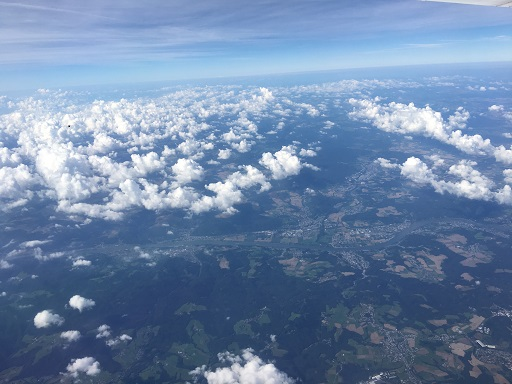
#> input picture resources/clouds.jpg, 512 x 384 px; its folder holds only this picture in this run
$ python -i GradienteImagen.py   (imports and definitions only)
#> lines starting #> are read from the running program, lines starting #| are printed output that depends on the picture; after the words box and inside, x2 and y2 are one past the last pixel; in counts of white or black regions, pixels touching at a corner belong together
#Tkinter para diseño de GUI
from tkinter import filedialog
from tkinter import *

#Libreria para manipulación de imágenes en GUI
from PIL import Image
from PIL import ImageTk

#OpenCV para manipulación de imagenes
import cv2

#Cálculos
import numpy as np

#Función para realizar gradiente automático
#Recibe la imagen a convertir, sigma = 0.33 no recuerdo porque, probar con 0
def AutoCanny(image, sigma=0):

    #Obtiene la media de la intensidad de los pixeles en la imagen
    v = np.median(image)

    #Aplica detección automática usando como paramétros la media
    minim = int(max(0, (1.0 - sigma)*v ))
    maxim = int(min(255, (1.0 + sigma)*v ))
    edgeImage = cv2.Canny(image, minim, maxim)

    #retorna la imagen transformada
    return edgeImage


#Función para obtener imagen mediante su ruta
def SelectImage():

    #contenedores de imagenenes, (original y modificada)
    global panelA, panelB

    #imagen guardada en su ruta
    path = filedialog.askopenfilename()
#> the answer given: resources/clouds.jpg

    #Validar si se seleccionó una imagen
    if len(path) > 0:

        #Se carga la imagen
        image = cv2.imread(path)
#> image is the input picture: shape (384, 512, 3); mean B, G, R 167.8, 134.4, 110.1

        #Conversión de la imagen a escala de grises
        #1
        grayImage = cv2.cvtColor(image, cv2.COLOR_BGR2GRAY)
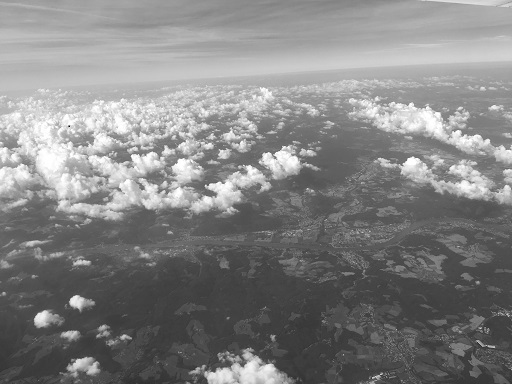
#> grayImage: shape (384, 512); min 2, max 255, mean 130.9

        #Imagen difuminada
        #Limpia el ruido en la imagen
        blurImage = cv2.GaussianBlur(grayImage, (5, 5), 0)

        #Transformar imagen a solo bordes
        edgedImage = AutoCanny(blurImage)
#> in AutoCanny, `v = np.median(image)`: v = 123
#> in AutoCanny, `edgeImage = cv2.Canny(image, minim, maxim)`:
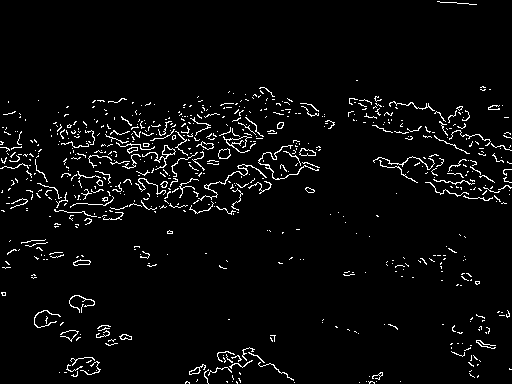
#> edgeImage: shape (384, 512); 3.8% white in thin lines or dots

        #Copia de imagen de contornos, el próximo método modifica la imagen, por eso se hace una copia
        edgedImageCp = edgedImage

        #Retorna una lista de los contornos de los objetos
        (contornos,_) = cv2.findContours(edgedImage.copy(), cv2.RETR_EXTERNAL, cv2.CHAIN_APPROX_SIMPLE)
#> contornos = 685 contours, 668 with area under 20; largest, box (x1, y1, x2, y2) and area: (142, 145, 176, 170) 98, (218, 148, 231, 159) 92, (299, 148, 316, 156) 80, (73, 259, 91, 266) 66, (196, 141, 214, 150) 61

        #Dibuja los contornos econtrados sobre la imagen original
        cv2.drawContours(image, contornos, -1,(0,0,255), 2)
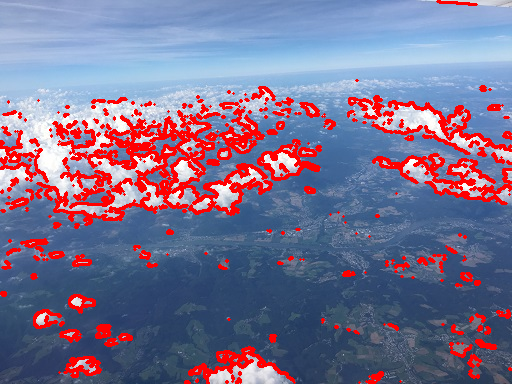
#> image: shape (384, 512, 3); mean B, G, R 144.6, 114.3, 123.4


        #OpenCV representa colores en BGR, PIL en RGB, conversión necesaria para imagen original
        image = cv2.cvtColor(image, cv2.COLOR_BGR2RGB)

        #Convertir imagen original y nueva a formato PIL
        image = Image.fromarray(image)
        edgedImage = Image.fromarray(edgedImage)

        #Convirtiendo imagen de formato PIL a Tk
        image = ImageTk.PhotoImage(image)
        edgedImage = ImageTk.PhotoImage(edgedImage)

        #Si los paneles están vacíos
        if panelA is None or panelB is None:

            #La imagen original se mostrará en A, la modificada en B
            panelA = Label(image=image)
            panelA.image = image
            panelA.pack(side="left", padx=10, pady=10)

            panelB = Label(image=edgedImage)
            panelB.image = edgedImage
            panelB.pack(side="right", padx=10, pady=10)

        else:
            #Actualizar los paneles en caso contrario
            panelA.configure(image=image)
            panelB.configure(image=edgedImage)
            panelA.image = image
            panelB.image = edgedImage


#Programa principal

#Ventana principal
# [1 line not run here, left out]

#Inicializando panel en nulo
panelA = None
panelB = None

#Botón para seleccionar imagen
# [1 line that did not run here, left out]
# [3 lines not run here, left out]


>>> result = SelectImage()

$ run again, on resources/sensunapan.jpg
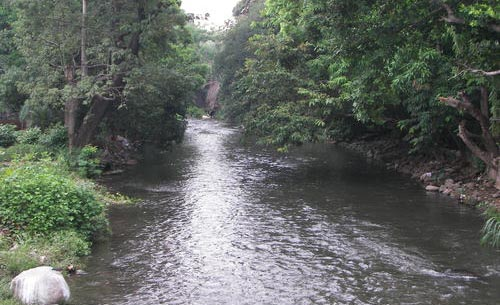
#> input picture resources/sensunapan.jpg, 500 x 305 px
#> in SelectImage, image is the input picture: shape (305, 500, 3); mean B, G, R 96.9, 103, 97.7
#> v = 89
#> in AutoCanny, `edgeImage = cv2.Canny(image, minim, maxim)`:
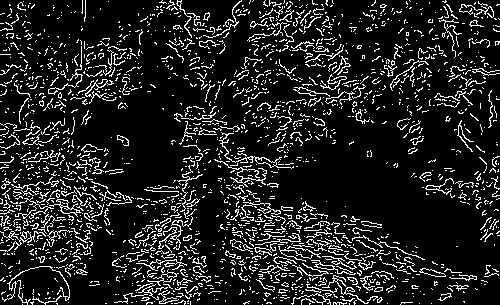
#> edgeImage: shape (305, 500); 12.9% white in thin lines or dots
#> contornos = 2052 contours, 2013 with area under 20; largest, box (x1, y1, x2, y2) and area: (49, 199, 81, 217) 148, (219, 132, 294, 169) 140, (419, 268, 446, 277) 102, (0, 231, 46, 252) 72, (311, 260, 356, 275) 70
#> in SelectImage, `cv2.drawContours(image, contornos, -1,(0,0,255), 2)`:
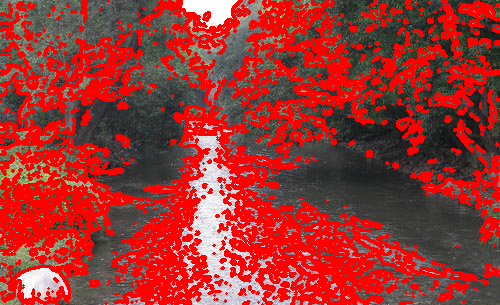
#> image: shape (305, 500, 3); mean B, G, R 51.2, 54.2, 155.7

$ run again, on resources/rio1.jpeg
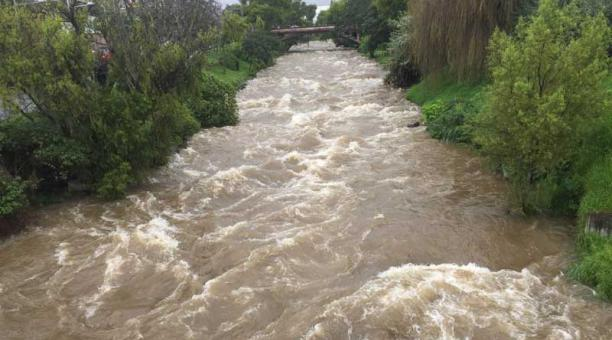
#> input picture resources/rio1.jpeg, 612 x 340 px
#> in SelectImage, image is the input picture: shape (340, 612, 3); mean B, G, R 97.2, 117.6, 121.3
#> v = 114
#> in AutoCanny, `edgeImage = cv2.Canny(image, minim, maxim)`:
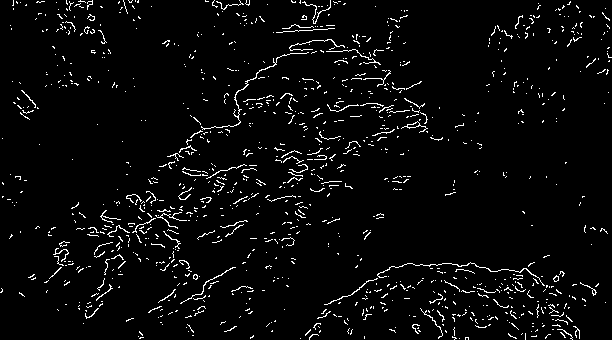
#> edgeImage: shape (340, 612); 3.8% white in thin lines or dots
#> contornos = 1075 contours, 1071 with area under 20; largest, box (x1, y1, x2, y2) and area: (401, 121, 428, 133) 48, (201, 52, 309, 130) 41, (377, 262, 545, 286) 32, (553, 275, 559, 282) 21
#> in SelectImage, `cv2.drawContours(image, contornos, -1,(0,0,255), 2)`:
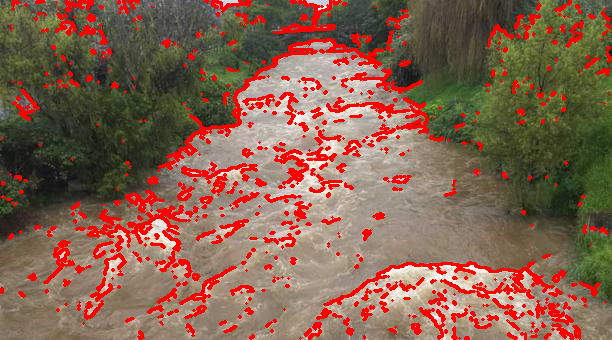
#> image: shape (340, 612, 3); mean B, G, R 79.8, 98, 134
